Frame 1 (no input): blank canvas, image omitted
Frame 60 (the mouse pressed at the canvas centre just before this capture): blank canvas, image omitted
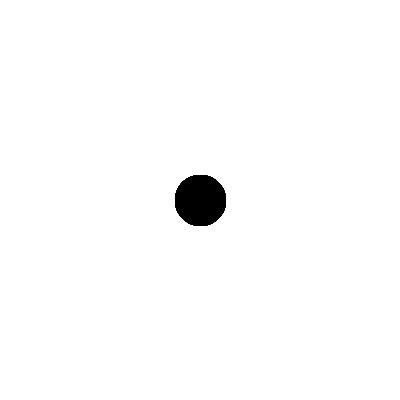
Frame 120 (the mouse held since frame 60 and released just before this capture)

The Processing sketch whose frames 1 and 60 were blank and that drew this single picture after the mouse press (run headless with seeded random() and noise(); from frame 60 on, the mouse is pressed at the canvas centre):

// Processing sketch: processing_91105
// ── processing_91105.pde

//so erstelle ich maloberfläche
void setup(){
  //die grösse
size(400,400);
//background farbe
background(255);
smooth();
}
//funktion malen
void draw(){
 if (mousePressed){
 
  //die farbe schwarz 255 und radius 30
fill(255,50);
//so wird transparenz erzeugt

//dadurch wird mit farbe gefühlt
fill(0);
// radius und gröse 30
//und man zeichnet, wo der maus grade ist
ellipse(mouseX,mouseY,50,50);
 }
 
}
